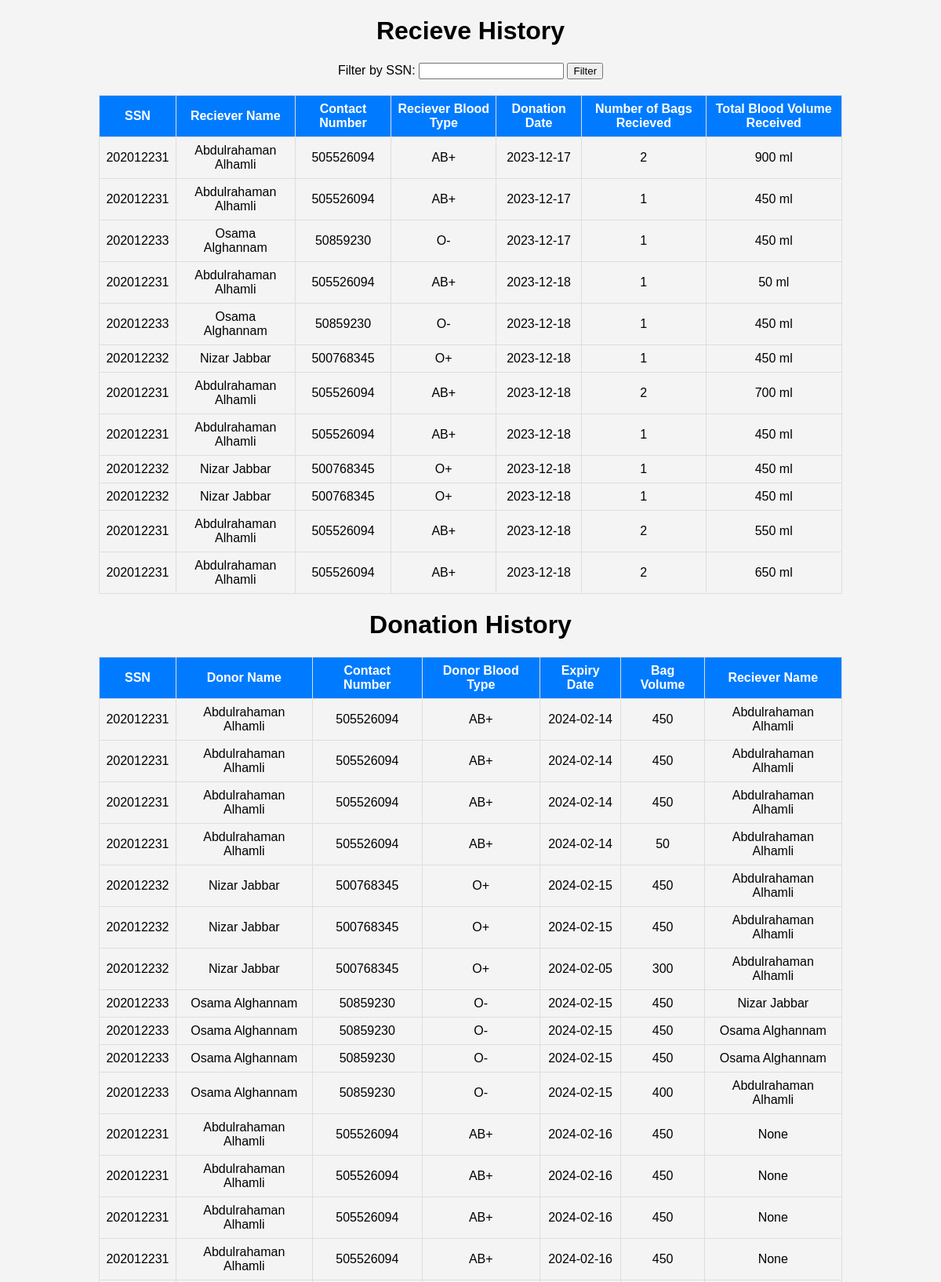
The page /view_history_admin (upper part) on the database its author committed.
### tables this page shows
CREATE TABLE "Donations" (
	"Donations_ID"	INTEGER,
	"Date"	TEXT,
	"Recipient_ID"	INTEGER,
	PRIMARY KEY("Donations_ID"),
	FOREIGN KEY("Recipient_ID") REFERENCES "User"("SSN")
);

CREATE TABLE "User" (
	"SSN"	INTEGER,
	"Name"	TEXT,
	"Email"	TEXT,
	"Password"	TEXT,
	"Address"	TEXT,
	"Medical_History"	TEXT DEFAULT NULL,
	"Contact_Number"	INTEGER,
	"Weight"	REAL,
	"Height"	INTEGER,
	"Date_Of_Birth"	TEXT,
	"Blood_Type"	INTEGER,
	"User_Type"	BLOB DEFAULT 'Patient',
	"Balance"	REAL DEFAULT 0,
	PRIMARY KEY("SSN" AUTOINCREMENT),
	FOREIGN KEY("Blood_Type") REFERENCES "Blood_Type"("Blood_Type_ID")
);

CREATE TABLE "Blood_Bag" (
	"Blood_Bag_ID"	INTEGER,
	"Volume"	INTEGER,
	"Blood_Type_ID"	INTEGER,
	"Expiry_Date"	TEXT,
	"Donor_ID"	INTEGER,
	"Is_Valid"	INTEGER CHECK("Is_Valid" IN (0, 1)),
	"Pending_By"	TEXT DEFAULT NULL,
	PRIMARY KEY("Blood_Bag_ID"),
	FOREIGN KEY("Donor_ID") REFERENCES "User"("SSN")
);

CREATE TABLE "Blood_Type" (
	"Blood_Type_ID"	INTEGER,
	"Type"	TEXT,
	PRIMARY KEY("Blood_Type_ID")
);

### app.py (the view, shortened to what this page needs)
@app.route('/view_history_admin', methods=['GET', 'POST'])
def view_history_admin():
    db = get_db()
    all_snn = db.execute('SELECT SSN FROM User').fetchall()
    all_snn = [str(x['SSN']) for x in all_snn]
    query = f"""
            SELECT
    P.SSN,
    P.Name AS Receiver_Name,
    P.Contact_Number AS Receiver_Contact_Number,
    BT.Type AS Receiver_Blood_Type_Name,
    D.Date AS Receiving_Date,
    COUNT(BBI.Blood_Bag_ID) AS Number_of_bags_used,
    SUM(BB.Volume) AS Total_Blood_Volume_Received
FROM
    Donations D
    JOIN User P ON D.Recipient_ID = P.SSN
    JOIN Blood_Bag_IDs BBI ON D.Donations_ID = BBI.Donation_ID
    JOIN Blood_Bag BB ON BBI.Blood_Bag_ID = BB.Blood_Bag_ID
    JOIN Blood_Type BT ON P.Blood_Type = BT.Blood_Type_ID
GROUP BY
    D.Donations_ID;
            """
    cur = db.execute(query)
    user_recievings = cur.fetchall()
    donations_query = f"""
            SELECT
    P_donor.SSN,
    p_donor.Name,
    p_donor.Contact_Number,
    bt.Type as Patient_Blood_Type_Name,
    bb.Expiry_Date,
    bb.Volume as Bag_Volume,
    p_receiver.Name as Receiver_Name,
    bb.Is_Valid
FROM
    User p_donor
JOIN
    Blood_Bag bb ON p_donor.SSN = bb.Donor_ID
JOIN
    Blood_Type bt ON p_donor.Blood_Type = bt.Blood_Type_ID
LEFT JOIN
    Blood_Bag_IDs bbi ON bb.Blood_Bag_ID = bbi.Blood_Bag_ID
LEFT JOIN
    Donations d ON bbi.Donation_ID = d.Donations_ID
LEFT JOIN
    User p_receiver ON d.Recipient_ID = p_receiver.SSN
            """
    for row in user_recievings:
        print("RECIEVING IS:  ", row['Total_Blood_Volume_Received'])
    user_donations = db.execute(donations_query).fetchall()
    return render_template('view_history_admin.html',
                           user_recievings=user_recievings
                           ,user_donations=user_donations)

### app.py (called while the page is built)
def get_db():
    db = getattr(g, '_database', None)
    if db is None:
        db = g._database = sqlite3.connect(DATABASE)
    db.row_factory = sqlite3.Row
    return db

### templates/view_history_admin.html (shortened to what this page needs)
<!DOCTYPE html>
<html>
<head>
</head>
<body>
    <h1>Recieve History</h1>
<tr>
    <td colspan="7">
        <form method="POST" action="/view_history_admin">
            <label for="ssn">Filter by SSN:</label>
            <input type="text" id="ssn" name="ssn">
            <button type="submit">Filter</button>
        </form>
    </td>
</tr>
    <table>
        <thead>
            <tr>
                <th>SSN</th>
                <th>Reciever Name</th>
                <th>Contact Number</th>
                <th>Reciever Blood Type</th>
                <th>Donation Date</th>
                <th>Number of Bags Recieved</th>
                <th>Total Blood Volume Received</th>
            </tr>
        </thead>
        <tbody>
            {% for recieving in user_recievings %}
            <tr>
                <td>{{ recieving.SSN }}</td>
                <td>{{ recieving.Receiver_Name }}</td>
                <td>{{ recieving.Receiver_Contact_Number }}</td>
                <td>{{ recieving.Receiver_Blood_Type_Name }}</td>
                <td>{{ recieving.Receiving_Date }}</td>
                <td>{{ recieving.Number_of_bags_used }}</td>
                <td>{{ recieving.Total_Blood_Volume_Received}} ml</td>
            </tr>
            {% endfor %}
        </tbody>
    </table>
    <table>
    <h1>Donation History</h1>
        <thead>
            <tr>
                <th>SSN</th>
                <th>Donor Name</th>
                <th>Contact Number</th>
                <th>Donor Blood Type</th>
                <th>Expiry Date</th>
                <th>Bag Volume</th>
                <th>Reciever Name</th>
            </tr>
        </thead>
        <tbody>
            {% for donation in user_donations %}
            <tr>
                <td>{{ donation.SSN }}</td>
                <td>{{ donation.Name }}</td>
                <td>{{ donation.Contact_Number }}</td>
                <td>{{ donation.Patient_Blood_Type_Name }}</td>
                <td>{{ donation.Expiry_Date }}</td>
                <td>{{ donation.Bag_Volume }}</td>
                <td>{{ donation.Receiver_Name }}</td>
            </tr>
            {% endfor %}
        </tbody>
    </table>
</body>
</html>

### templates/view_history_admin.html (style rules this page uses)
body { font-family: Arial, sans-serif; background-color: #f4f4f4; text-align: center; }
table { width: 80%; margin: 20px auto; border-collapse: collapse; }
th, td { border: 1px solid #ddd; padding: 8px; }
th { background-color: #007bff; color: white; }

### rows shown on the page
Donations: SSN "202012231", Receiver_Name "Abdulrahaman Alhamli", Receiver_Contact_Number "505526094", Receiver_Blood_Type_Name "AB+", Receiving_Date "2023-12-17", Number_of_bags_used "2", Total_Blood_Volume_Received "900"
Donations: SSN "202012231", Receiver_Name "Abdulrahaman Alhamli", Receiver_Contact_Number "505526094", Receiver_Blood_Type_Name "AB+", Receiving_Date "2023-12-17", Number_of_bags_used "1", Total_Blood_Volume_Received "450"
Donations: SSN "202012233", Receiver_Name "Osama Alghannam", Receiver_Contact_Number "50859230", Receiver_Blood_Type_Name "O-", Receiving_Date "2023-12-17", Number_of_bags_used "1", Total_Blood_Volume_Received "450"
Donations: SSN "202012231", Receiver_Name "Abdulrahaman Alhamli", Receiver_Contact_Number "505526094", Receiver_Blood_Type_Name "AB+", Receiving_Date "2023-12-18", Number_of_bags_used "1", Total_Blood_Volume_Received "50"
Donations: SSN "202012233", Receiver_Name "Osama Alghannam", Receiver_Contact_Number "50859230", Receiver_Blood_Type_Name "O-", Receiving_Date "2023-12-18", Number_of_bags_used "1", Total_Blood_Volume_Received "450"
Donations: SSN "202012232", Receiver_Name "Nizar Jabbar", Receiver_Contact_Number "500768345", Receiver_Blood_Type_Name "O+", Receiving_Date "2023-12-18", Number_of_bags_used "1", Total_Blood_Volume_Received "450"
Donations: SSN "202012231", Receiver_Name "Abdulrahaman Alhamli", Receiver_Contact_Number "505526094", Receiver_Blood_Type_Name "AB+", Receiving_Date "2023-12-18", Number_of_bags_used "2", Total_Blood_Volume_Received "700"
Donations: SSN "202012231", Receiver_Name "Abdulrahaman Alhamli", Receiver_Contact_Number "505526094", Receiver_Blood_Type_Name "AB+", Receiving_Date "2023-12-18", Number_of_bags_used "1", Total_Blood_Volume_Received "450"
Donations: SSN "202012232", Receiver_Name "Nizar Jabbar", Receiver_Contact_Number "500768345", Receiver_Blood_Type_Name "O+", Receiving_Date "2023-12-18", Number_of_bags_used "1", Total_Blood_Volume_Received "450"
Donations: SSN "202012232", Receiver_Name "Nizar Jabbar", Receiver_Contact_Number "500768345", Receiver_Blood_Type_Name "O+", Receiving_Date "2023-12-18", Number_of_bags_used "1", Total_Blood_Volume_Received "450"
Donations: SSN "202012231", Receiver_Name "Abdulrahaman Alhamli", Receiver_Contact_Number "505526094", Receiver_Blood_Type_Name "AB+", Receiving_Date "2023-12-18", Number_of_bags_used "2", Total_Blood_Volume_Received "550"
Donations: SSN "202012231", Receiver_Name "Abdulrahaman Alhamli", Receiver_Contact_Number "505526094", Receiver_Blood_Type_Name "AB+", Receiving_Date "2023-12-18", Number_of_bags_used "2", Total_Blood_Volume_Received "650"
Blood_Bag: SSN "202012231", Name "Abdulrahaman Alhamli", Contact_Number "505526094", Patient_Blood_Type_Name "AB+", Expiry_Date "2024-02-14", Bag_Volume "450", Receiver_Name "Abdulrahaman Alhamli"
Blood_Bag: SSN "202012231", Name "Abdulrahaman Alhamli", Contact_Number "505526094", Patient_Blood_Type_Name "AB+", Expiry_Date "2024-02-14", Bag_Volume "450", Receiver_Name "Abdulrahaman Alhamli"
Blood_Bag: SSN "202012231", Name "Abdulrahaman Alhamli", Contact_Number "505526094", Patient_Blood_Type_Name "AB+", Expiry_Date "2024-02-14", Bag_Volume "450", Receiver_Name "Abdulrahaman Alhamli"
Blood_Bag: SSN "202012231", Name "Abdulrahaman Alhamli", Contact_Number "505526094", Patient_Blood_Type_Name "AB+", Expiry_Date "2024-02-14", Bag_Volume "50", Receiver_Name "Abdulrahaman Alhamli"
Blood_Bag: SSN "202012232", Name "Nizar Jabbar", Contact_Number "500768345", Patient_Blood_Type_Name "O+", Expiry_Date "2024-02-15", Bag_Volume "450", Receiver_Name "Abdulrahaman Alhamli"
Blood_Bag: SSN "202012232", Name "Nizar Jabbar", Contact_Number "500768345", Patient_Blood_Type_Name "O+", Expiry_Date "2024-02-15", Bag_Volume "450", Receiver_Name "Abdulrahaman Alhamli"
Blood_Bag: SSN "202012232", Name "Nizar Jabbar", Contact_Number "500768345", Patient_Blood_Type_Name "O+", Expiry_Date "2024-02-05", Bag_Volume "300", Receiver_Name "Abdulrahaman Alhamli"
Blood_Bag: SSN "202012233", Name "Osama Alghannam", Contact_Number "50859230", Patient_Blood_Type_Name "O-", Expiry_Date "2024-02-15", Bag_Volume "450", Receiver_Name "Nizar Jabbar"
Blood_Bag: SSN "202012233", Name "Osama Alghannam", Contact_Number "50859230", Patient_Blood_Type_Name "O-", Expiry_Date "2024-02-15", Bag_Volume "450", Receiver_Name "Osama Alghannam"
Blood_Bag: SSN "202012233", Name "Osama Alghannam", Contact_Number "50859230", Patient_Blood_Type_Name "O-", Expiry_Date "2024-02-15", Bag_Volume "450", Receiver_Name "Osama Alghannam"
Blood_Bag: SSN "202012233", Name "Osama Alghannam", Contact_Number "50859230", Patient_Blood_Type_Name "O-", Expiry_Date "2024-02-15", Bag_Volume "400", Receiver_Name "Abdulrahaman Alhamli"
Blood_Bag: SSN "202012231", Name "Abdulrahaman Alhamli", Contact_Number "505526094", Patient_Blood_Type_Name "AB+", Expiry_Date "2024-02-16", Bag_Volume "450", Receiver_Name "None"
Blood_Bag: SSN "202012231", Name "Abdulrahaman Alhamli", Contact_Number "505526094", Patient_Blood_Type_Name "AB+", Expiry_Date "2024-02-16", Bag_Volume "450", Receiver_Name "None"
Blood_Bag: SSN "202012231", Name "Abdulrahaman Alhamli", Contact_Number "505526094", Patient_Blood_Type_Name "AB+", Expiry_Date "2024-02-16", Bag_Volume "450", Receiver_Name "None"
Blood_Bag: SSN "202012231", Name "Abdulrahaman Alhamli", Contact_Number "505526094", Patient_Blood_Type_Name "AB+", Expiry_Date "2024-02-16", Bag_Volume "450", Receiver_Name "None"
